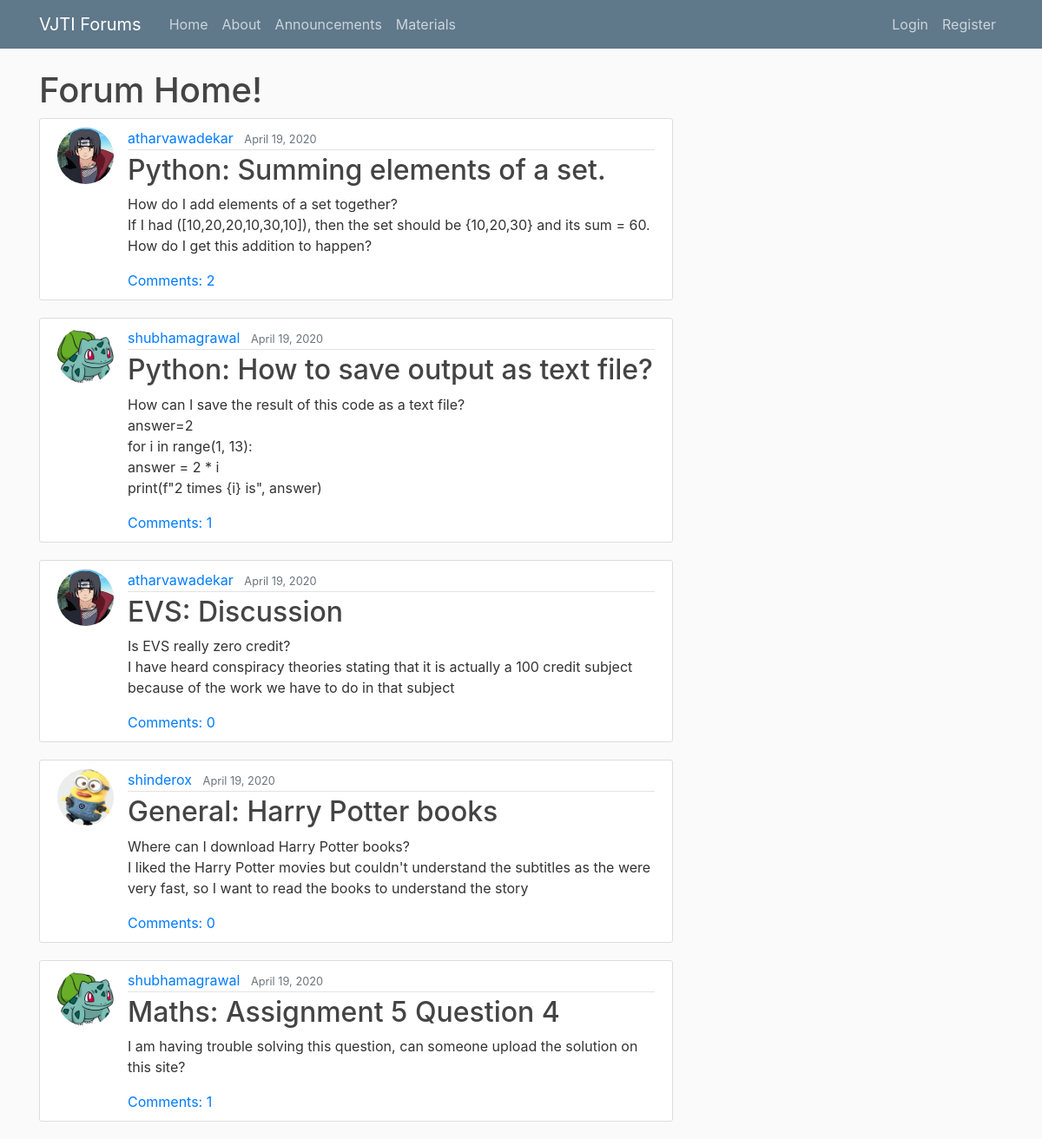
The page / on the database its author committed.
### blog/models.py (models this page shows, shortened)
class Post(models.Model):
    title=models.CharField(max_length=150)
    content=models.TextField(max_length=1500)
    date_posted=models.DateTimeField(default=timezone.now)
    author=models.ForeignKey(User, on_delete=models.CASCADE)

### users/models.py (models this page shows, shortened)
class Profile(models.Model):
    user=models.OneToOneField(User, on_delete=models.CASCADE)
    image=models.ImageField(default='default.jpg',upload_to='profile_pics')

### blog/views.py (the view)
# urls.py: path('', PostListView.as_view(), name='blog-home'),
class PostListView(ListView):
    model= Post
    template_name='blog/home.html'
    context_object_name='posts'
    ordering=['-date_posted']
    paginate_by=5

### blog/templates/blog/home.html (shortened to what this page needs)
{% extends "blog/base.html" %}
{% block content %}
  <h1>Forum Home!</h1>
  {% for post in posts %}
    <article class="media content-section">
      <img class="rounded-circle article-img" src="{{ post.author.profile.image.url }}">
      <div class="media-body">
        <div class="article-metadata">
          <a class="mr-2" href="{% url 'user-posts' post.author.username %}">{{ post.author }}</a>
          <small class="text-muted">{{ post.date_posted|date:"F d, Y" }}</small>
        </div>
        <h2><a class="article-title" href="{% url 'post-detail' post.id %}">{{ post.title }}</a></h2>
        <p class="article-content">{{ post.content }}</p>
        <a href="{% url 'post-detail' pk=post.pk %}">Comments: {{ post.comments.count }}</a>
      </div>
    </article>
  {% endfor %}
{% endblock content %}

### blog/static/blog/main.css (style rules this page uses)
body { background: #fafafa; color: #333333; margin-top: 5rem; }
h1, h2, h3, h4, h5, h6 { color: #444444; }
.content-section { background: #ffffff; padding: 10px 20px; border: 1px solid #dddddd; border-radius: 3px; margin-bottom: 20px; }
.article-title { color: #444444; }
.article-content { white-space: pre-line; }
.article-img { height: 65px; width: 65px; margin-right: 16px; }
.article-metadata { padding-bottom: 1px; margin-bottom: 4px; border-bottom: 1px solid #e3e3e3 }

### rows shown on the page
Post: author.profile.image (picture), author "atharvawadekar", date_posted "April 19, 2020", title "Python: Summing elements of a set.", content "How do I add elements of a set together? If I had ([10,20,20,10,30,10]), then the set should be {10,20,30} and its sum = 60. How do I get this addition to happen?", comments.count "2"
Post: author.profile.image (picture), author "shubhamagrawal", date_posted "April 19, 2020", title "Python: How to save output as text file?", content "How can I save the result of this code as a text file? answer=2 for i in range(1, 13): answer = 2 * i print(f\"2 times {i} is\", answer)", comments.count "1"
Post: author.profile.image (picture), author "atharvawadekar", date_posted "April 19, 2020", title "EVS: Discussion", content "Is EVS really zero credit? I have heard conspiracy theories stating that it is actually a 100 credit subject because of the work we have to do in that subject", comments.count "0"
Post: author.profile.image (picture), author "shinderox", date_posted "April 19, 2020", title "General: Harry Potter books", content "Where can I download Harry Potter books? I liked the Harry Potter movies but couldn't understand the subtitles as the were very fast, so I want to read the books to understand the story", comments.count "0"
Post: author.profile.image (picture), author "shubhamagrawal", date_posted "April 19, 2020", title "Maths: Assignment 5 Question 4", content "I am having trouble solving this question, can someone upload the solution on this site?", comments.count "1"
